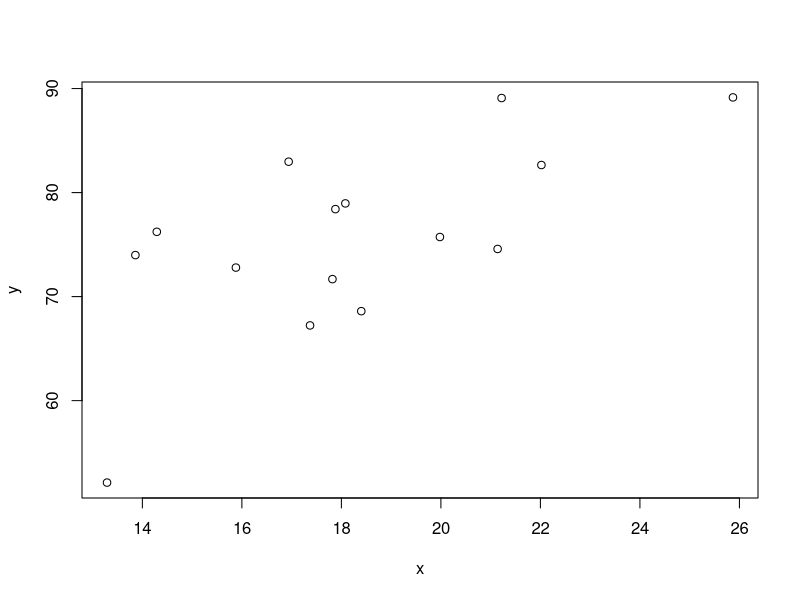

This chart was generated by the following R code:
## ---- chunk 1
# Only change this following line, remove 261 and put your student id
student_id=1001145664
# do not change anything below
set.seed(student_id)
x= round(rnorm(15,mean=18,sd=4),2)
y= round(50+1.5*x+rnorm(15, mean=0, sd=5),2)
## ---- chunk 2
b2 = sum((x-mean(x))*(y-mean(y))) / sum((x-mean(x))^2) 
b1 = mean(y) - b2 * mean(x)

b1
b2
## ---- chunk 3
plot(x, y)
## ---- chunk 4
alpha = 0.05
dfSize = length(x) - 2
y_pred = b1 + b2*x
S2 = sum((y-y_pred)^2)/dfSize
SE_B2 = sqrt(S2/sum((x-mean(x))^2))
SE_B2

ME = qt(1 - alpha / 2, df=dfSize) * SE_B2
ME

CILow = b2 - ME
CIHigh = b2 + ME

CILow
CIHigh
## ---- chunk 5
alpha = 0.05
dfSize = length(x) - 2
criticalValue = qt(1 - alpha/2, df=dfSize)
criticalValue

sigma2 = (1/(length(x) - 2)) * sum((y - b1 - b2*x)^2)
sigma2

t = (b2 - 1.5) / (sqrt(sigma2/sum((x - mean(x))^2)))
t
## ---- chunk 6
n = 15
sigma2 = (1/(n - 2)) * sum((y - b1 - b2*x)^2)
sigma2
## ---- chunk 7
y_pred = b1 + b2*x
TSS = sum((y-mean(y))^2)
TSS
ESS = sum((y-y_pred)^2)
ESS

RSS = TSS - ESS
R2 = RSS/TSS
R2
